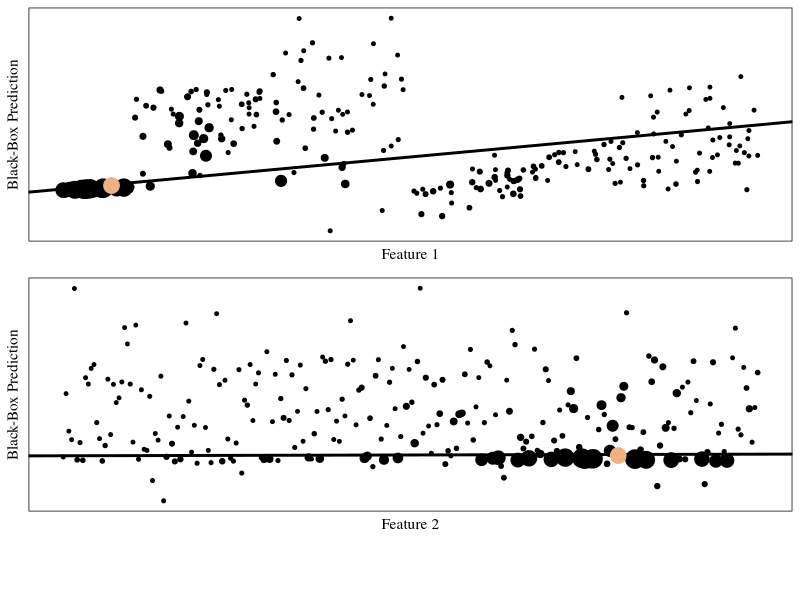
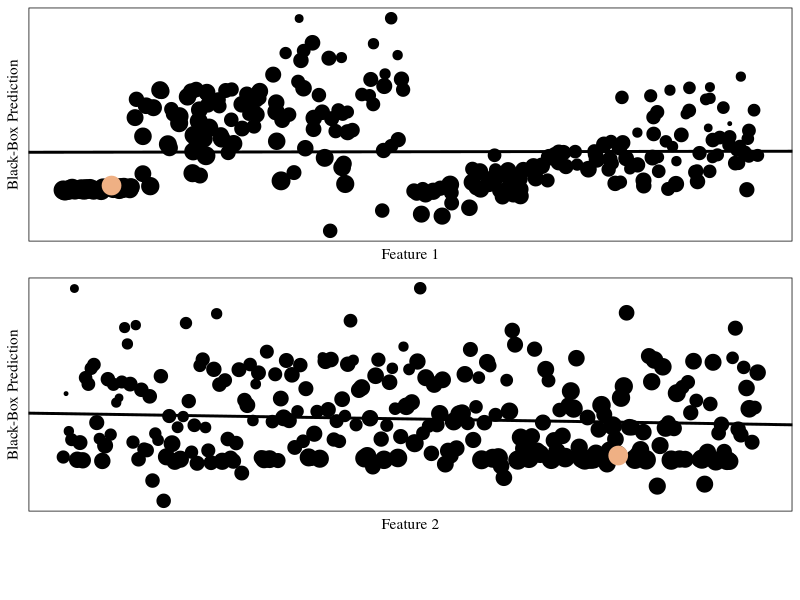
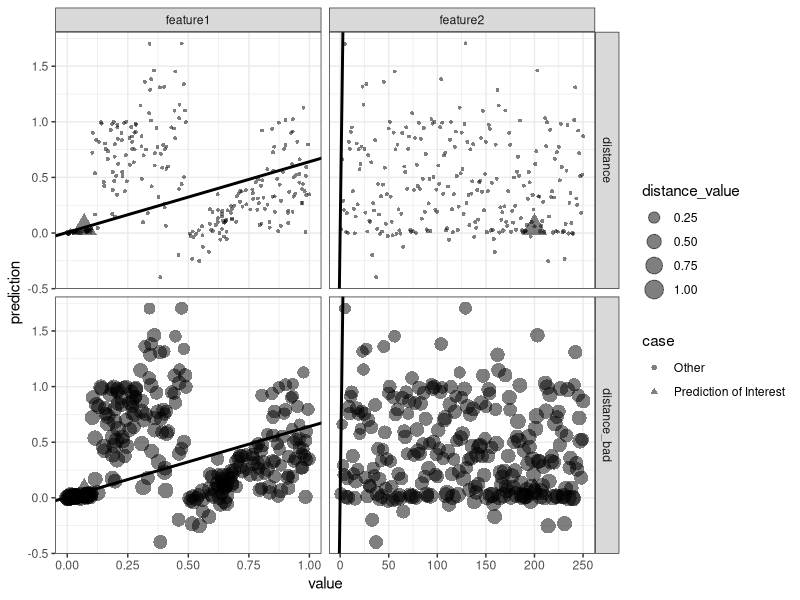
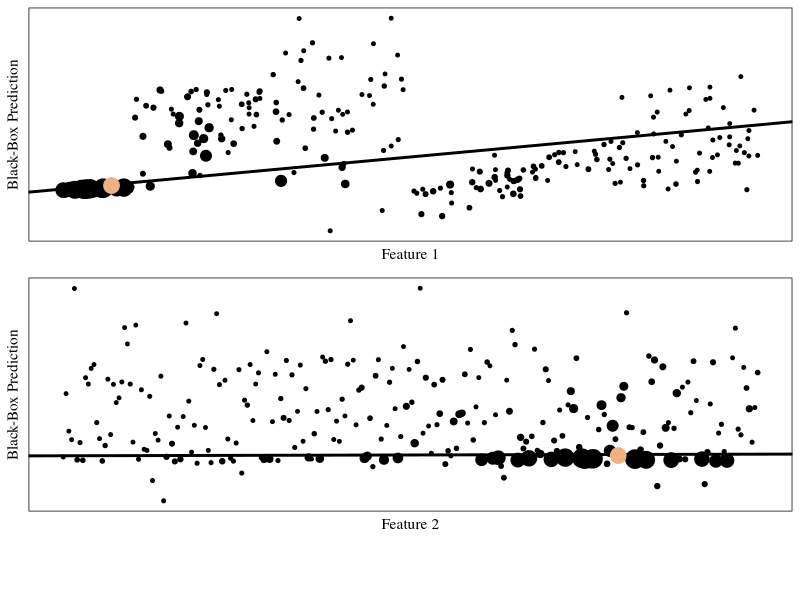
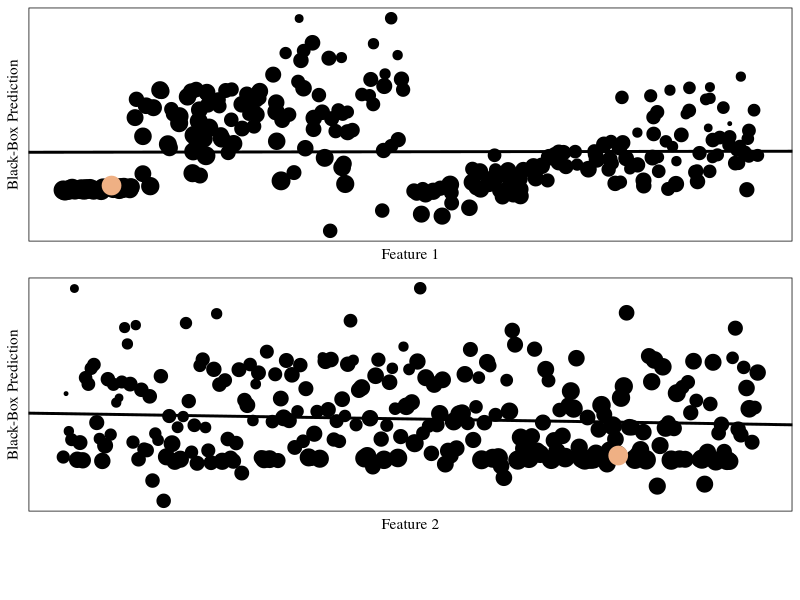

The R script that drew these images, in order:
## ---- chunk 1
knitr::opts_chunk$set(echo = TRUE, message = FALSE)
## ---- chunk 2
# Load packages
library(cowplot)
library(gower)
library(graphics)
library(tidyverse)
## ---- chunk 3
# Generate data
set.seed(20190624)
lime_data <- data.frame(feature1 = sort(runif(250, 0, 1)),
                      feature2 = sample(x = 1:250, size = 250, replace = FALSE)) %>%
  mutate(prediction = if_else(feature1 >= 0 & feature1 < 0.1, (0.3 * feature1) + rnorm(n(), 0, 0.01), 
                      if_else(feature1 >= 0.1 & feature1 < 0.3, rbeta(n(), 1, 0.5), 
                      if_else(feature1 >= 0.3 & feature1 < 0.5, sin(pi* feature1) + rnorm(n(), 0, 0.5),
                      if_else(feature1 >= 0.5 & feature1 < 0.8, -(sin(pi* feature1) + rnorm(n(), 0, 0.1)) + 1,
                      if_else(feature1 >= 0.8 & feature1 < 0.9, 0.5 + runif(n(), -0.5, 0.5), 
                              0.5 + rnorm(n(), 0, 0.3)))))))

# Specify a prediction of interest
prediction_of_interest <- data.frame(feature1 = 0.07,
                                feature2 = 200,
                                prediction = 0.05, 
                                color = factor("Prediction of Interest"))

# Compute the distance between the prediction of interest 
lime_data$distance <- (1 - gower_dist(x = prediction_of_interest, y = lime_data))^20

# Fit the interpretable explainer model
lime_explainer <- lm(prediction ~ feature1 + feature2, data = lime_data, weights = distance)

# Predictions versus feature 1
plot_feature1 <- ggplot(lime_data, aes(x = feature1, y = prediction, size = distance)) + 
  geom_abline(intercept = coef(lime_explainer)[[1]] + coef(lime_explainer)[[3]]*prediction_of_interest$feature2, 
              slope = coef(lime_explainer)[[2]], 
              size = 1) +
  geom_point() + 
  geom_point(data = prediction_of_interest,
             mapping = aes(x = feature1, y = prediction),
             color = "#EFB084",
             size = 5) +
  theme_linedraw(base_family = "Times") +
  labs(x = "Feature 1", 
       y = "Black-Box Prediction") + 
  theme(panel.grid.major = element_blank(), 
        panel.grid.minor = element_blank(),
        axis.text.x = element_blank(),
        axis.ticks.x = element_blank(),
        axis.text.y = element_blank(),
        axis.ticks.y = element_blank(),
        legend.position = "none")

# Predictions versus feature 2
plot_feature2 <- ggplot(lime_data, aes(x = feature2, y = prediction, size = distance)) +
  geom_abline(intercept = coef(lime_explainer)[[1]] + coef(lime_explainer)[[2]]*prediction_of_interest$feature1,
              slope = coef(lime_explainer)[[3]],
              size = 1) +
  geom_point() +
  geom_point(data = prediction_of_interest,
             mapping = aes(x = feature2, y = prediction),
             color = "#EFB084",
             size = 5) +
  theme_linedraw(base_family = "Times") +
  labs(x = "Feature 2",
       y = "Black-Box Prediction") +
  theme(panel.grid.major = element_blank(),
        panel.grid.minor = element_blank(),
        axis.text.x = element_blank(),
        axis.ticks.x = element_blank(),
        axis.text.y = element_blank(),
        axis.ticks.y = element_blank(),
        legend.position = "none")

# Join the two feature plots
lime_plots <- plot_grid(plot_feature1, plot_feature2, ncol = 1)

# Create a plot to extract a legend for the prediction of interest
lime_legend_plot <- ggplot(prediction_of_interest, aes(x = feature1, y = prediction, color = color)) +
  geom_point(size = 5) +
  scale_color_manual(values = c("#EFB084")) +
  theme_classic(base_family = "Times") +
  labs(color = "") +
  theme(legend.position = "bottom")

# Extract the legend
lime_legend <- get_legend(lime_legend_plot)

# Join the title, plots, legend, and caption into one figure
lime_concept <- plot_grid(lime_plots, lime_legend,
                         ncol = 1,
                         rel_heights = c(0.9, 0.1))

# Preview the plot
lime_concept

# Save the plot
ggsave(filename = "../figures/lime_concept.png",
       plot = lime_concept,
       height = 6, width = 4)
## ---- chunk 4
# Compute the distance between the prediction of interest 
lime_data$distance_bad <- (1 - gower_dist(x = prediction_of_interest, y = lime_data))^1

# Fit the interpretable explainer model
lime_explainer_bad <- lm(prediction ~ feature1 + feature2, data = lime_data, weights = distance_bad)

# Predictions versus feature 1
plot_feature1_bad <- ggplot(lime_data, aes(x = feature1, y = prediction, size = distance_bad)) + 
  geom_point() + 
  geom_abline(intercept = coef(lime_explainer_bad)[[1]] + coef(lime_explainer_bad)[[3]]*prediction_of_interest$feature2, 
              slope = coef(lime_explainer_bad)[[2]], 
              size = 1) +
  geom_point(data = prediction_of_interest,
             mapping = aes(x = feature1, y = prediction),
             color = "#EFB084",
             size = 6) +
  theme_linedraw(base_family = "Times") +
  labs(x = "Feature 1", 
       y = "Black-Box Prediction") + 
  theme(panel.grid.major = element_blank(), 
        panel.grid.minor = element_blank(),
        axis.text.x = element_blank(),
        axis.ticks.x = element_blank(),
        axis.text.y = element_blank(),
        axis.ticks.y = element_blank(),
        legend.position = "none")

# Predictions versus feature 2
plot_feature2_bad <- ggplot(lime_data, aes(x = feature2, y = prediction, size = distance_bad)) + 
  geom_point() + 
  geom_abline(intercept = coef(lime_explainer_bad)[[1]] + coef(lime_explainer_bad)[[2]]*prediction_of_interest$feature1, 
              slope = coef(lime_explainer_bad)[[3]], 
              size = 1) +
  geom_point(data = prediction_of_interest,
             mapping = aes(x = feature2, y = prediction),
             color = "#EFB084",
             size = 6) +
  theme_linedraw(base_family = "Times") +
  labs(x = "Feature 2", 
       y = "Black-Box Prediction") + 
  theme(panel.grid.major = element_blank(), 
        panel.grid.minor = element_blank(),
        axis.text.x = element_blank(),
        axis.ticks.x = element_blank(),
        axis.text.y = element_blank(),
        axis.ticks.y = element_blank(),
        legend.position = "none")

# Join the two bad feature plots
lime_plots_bad <- plot_grid(plot_feature1_bad, plot_feature2_bad, ncol = 1)

# Join the title, plots, legend, and caption into one figure
lime_figure_bad <- plot_grid(lime_plots_bad, lime_legend,
                         ncol = 1, 
                         rel_heights = c(0.9, 0.1))

# View the figure
lime_figure_bad

# Save the plot
ggsave(filename = "../figures/lime_figure_bad.png",
       plot = lime_figure_bad,
       height = 6, width = 4)
## ---- chunk 5
# Generate data
set.seed(20190624)
all_observations <- data.frame(case = factor("Other", levels = c("Other", "Prediction of Interest")),
                        feature1 = sort(runif(250, 0, 1)),
                        feature2 = sample(x = 1:250, size = 250, replace = FALSE)) %>%
  mutate(prediction = if_else(feature1 >= 0 & feature1 < 0.1, (0.3 * feature1) + rnorm(n(), 0, 0.01), 
                      if_else(feature1 >= 0.1 & feature1 < 0.3, rbeta(n(), 1, 0.5), 
                      if_else(feature1 >= 0.3 & feature1 < 0.5, sin(pi* feature1) + rnorm(n(), 0, 0.5),
                      if_else(feature1 >= 0.5 & feature1 < 0.8, -(sin(pi* feature1) + rnorm(n(), 0, 0.1)) + 1,
                      if_else(feature1 >= 0.8 & feature1 < 0.9, 0.5 + runif(n(), -0.5, 0.5), 
                              0.5 + rnorm(n(), 0, 0.3)))))))
## ---- chunk 6
# Specify a prediction of interest
prediction_of_interest <- data.frame(case = factor("Prediction of Interest", 
                                                   levels = c("Other", "Prediction of Interest")),
                                     feature1 = 0.07,
                                     feature2 = 200,
                                     prediction = 0.05)
## ---- chunk 7
lime_data <- bind_rows(all_observations, prediction_of_interest)
## ---- chunk 8
# Compute the distance between the prediction of interest 
lime_data$distance <- (1 - gower_dist(x = prediction_of_interest, y = lime_data))^20
lime_data$distance_bad <- (1 - gower_dist(x = prediction_of_interest, y = lime_data))^1

# Fit the interpretable explainer models
lime_explainer <- lm(prediction ~ feature1 + feature2, data = lime_data, weights = distance)
lime_explainer_bad <- lm(prediction ~ feature1 + feature2, data = lime_data, weights = distance_bad)
## ---- chunk 9
lime_data_gathered <- lime_data %>%
  gather(key = feature, value = value, 2:3) %>%
  gather(key = distance_case, value = distance_value, 3:4)
## ---- chunk 10
ggplot(data = lime_data_gathered, 
       mapping = aes(x = value, 
                     y = prediction, 
                     size = distance_value,
                     shape = case)) + 
  geom_point(alpha = 0.5) + 
  geom_abline(data = lime_data_gathered %>% 
                filter(feature == "feature1", distance_case == "distance"),
              intercept = coef(lime_explainer)[[1]] +
                coef(lime_explainer)[[3]]*prediction_of_interest$feature2, 
              slope = coef(lime_explainer)[[2]], 
              size = 1) +
  #stat_smooth(data = lime_data_gathered %>% filter(feature == "feature2")) +
  facet_grid(distance_case ~ feature, scales = "free") + 
  theme_bw()
